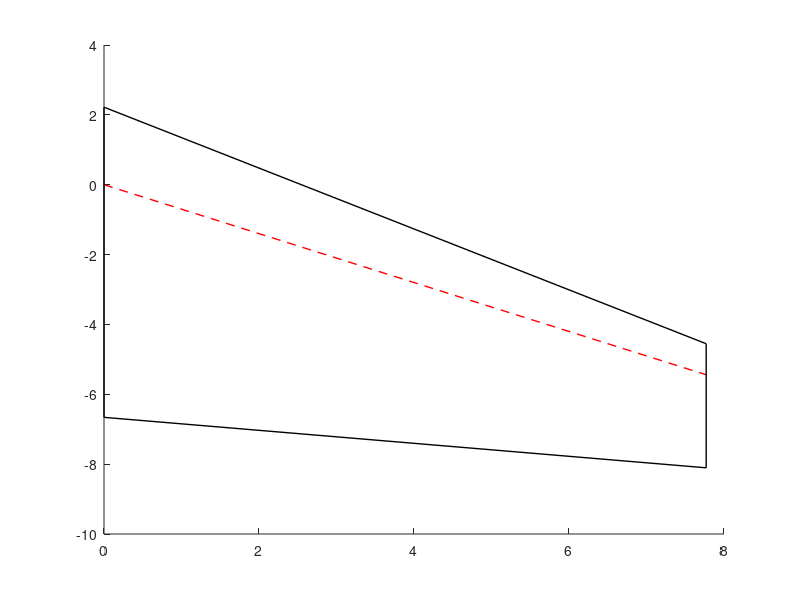

Write the MATLAB code that produced this figure.
clear
clf
clc

% parameters
area = 96.6; % m^2
AR = 5;
wing_span = (area * AR / 2) ^ 0.5; % m
taper_ratio = 0.4;
quarter_chord_sweep = 35; % degrees

% simple design
total_chord = 1 + 1 / taper_ratio;
tip_chord = 2 * area / (wing_span * total_chord);
root_chord = tip_chord / taper_ratio;
qcy = -wing_span / 2 * tand(quarter_chord_sweep);
le_tip = qcy + tip_chord / 4;
te_tip = qcy - 3 * tip_chord / 4;
le_root = root_chord / 4;
te_root = -3 * root_chord / 4;

% draw the wing
figure
clf
hold on
plot([0, wing_span / 2], [0, qcy], 'r--', 'LineWidth', 1)
plot([0, wing_span / 2], [le_root, le_tip], 'k-', 'LineWidth', 1)
plot([0, wing_span / 2], [te_root, te_tip], 'k-', 'LineWidth', 1)
plot([0, 0], [le_root, te_root], 'k-', 'LineWidth', 1)
plot([wing_span / 2, wing_span / 2], [le_tip, te_tip], 'k-', 'LineWidth', 1)

